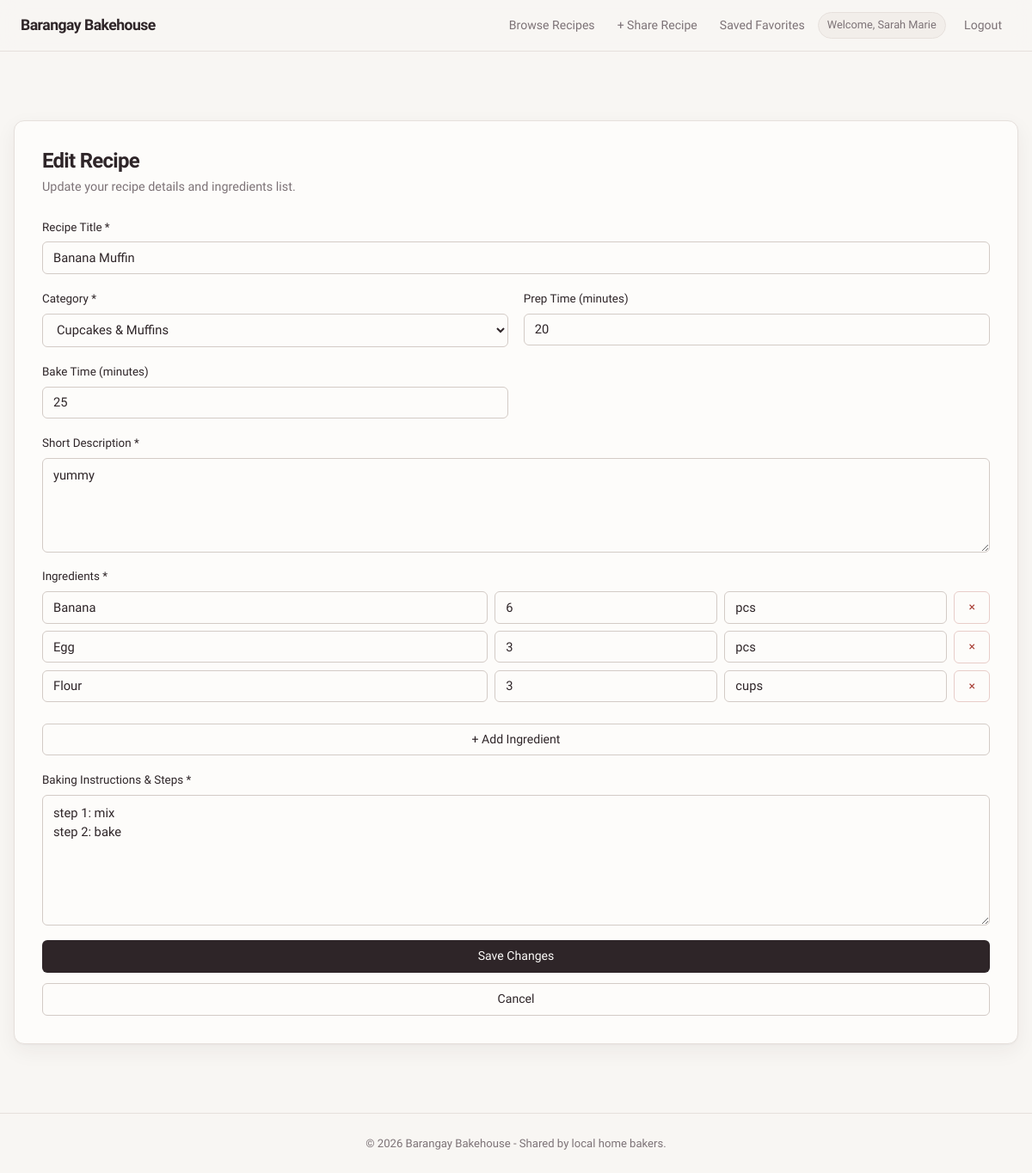
The app's page /edit_recipe.php?id=1 (signed in) with its own data.
### tables this page shows
CREATE TABLE `recipes` (
  `id` int(11) NOT NULL,
  `user_id` int(11) NOT NULL,
  `category_id` int(11) NOT NULL,
  `title` varchar(150) NOT NULL,
  `description` text NOT NULL,
  `servings` int(11) NOT NULL DEFAULT 4,
  `prep_time` int(11) NOT NULL DEFAULT 15,
  `bake_time` int(11) NOT NULL DEFAULT 30,
  `instructions` text NOT NULL,
  `created_at` timestamp NOT NULL DEFAULT current_timestamp(),
  `updated_at` timestamp NOT NULL DEFAULT current_timestamp() ON UPDATE current_timestamp()
);

CREATE TABLE `categories` (
  `id` int(11) NOT NULL,
  `name` varchar(50) NOT NULL,
  `description` text DEFAULT NULL,
  `created_at` timestamp NOT NULL DEFAULT current_timestamp()
);

CREATE TABLE `ingredients` (
  `id` int(11) NOT NULL,
  `recipe_id` int(11) NOT NULL,
  `item_name` varchar(100) NOT NULL,
  `quantity` decimal(8,2) NOT NULL,
  `unit` varchar(30) NOT NULL,
  `created_at` timestamp NOT NULL DEFAULT current_timestamp()
);

### db.php (called while the page is built, shortened)
<?php
function sanitize($data) {
    return htmlspecialchars(trim($data), ENT_QUOTES, 'UTF-8');
}
?>

### edit_recipe.php (the view, shortened to what this page needs)
<?php
require_once 'db.php';
$userId   = $_SESSION['user_id'];
$recipeId = (int)($_GET['id'] ?? 0);
$stmt = $pdo->prepare("SELECT * FROM recipes WHERE id = ? AND user_id = ?");
$stmt->execute([$recipeId, $userId]);
$recipe = $stmt->fetch();
$ingStmt = $pdo->prepare("SELECT * FROM ingredients WHERE recipe_id = ? ORDER BY id ASC");
$ingStmt->execute([$recipeId]);
$existingIngredients = $ingStmt->fetchAll();
$catStmt = $pdo->query("SELECT * FROM categories ORDER BY name ASC");
$categories = $catStmt->fetchAll();
?>
<!DOCTYPE html>
<html lang="en">
<head>
    <link rel="stylesheet" href="assets/css/style.css">
</head>
<body>
<?php require_once 'nav.php'; ?>
<main class="main-wrapper">
    <div class="form-container">
        <h2>Edit Recipe</h2>
        <p class="subtitle">Update your recipe details and ingredients list.</p>
        <form method="POST" action="edit_recipe.php?id=<?= $recipeId ?>" class="form-grid">
            <div class="form-group full-width">
                <label>Recipe Title *</label>
                <input type="text" name="title" value="<?= sanitize($recipe['title']) ?>" required>
            </div>
            <div class="form-group">
                <label>Category *</label>
                <select name="category_id" required>
                    <?php foreach ($categories as $cat): ?>
                        <option value="<?= $cat['id'] ?>" <?= $recipe['category_id'] == $cat['id'] ? 'selected' : '' ?>>
                            <?= sanitize($cat['name']) ?>
                        </option>
                    <?php endforeach; ?>
                </select>
            </div>
            <div class="form-group">
                <label>Prep Time (minutes)</label>
                <input type="number" name="prep_time" value="<?= (int)$recipe['prep_time'] ?>" min="0">
            </div>
            <div class="form-group">
                <label>Bake Time (minutes)</label>
                <input type="number" name="bake_time" value="<?= (int)$recipe['bake_time'] ?>" min="0">
            </div>
            <div class="form-group full-width">
                <label>Short Description *</label>
                <textarea name="description" rows="3" required><?= sanitize($recipe['description']) ?></textarea>
            </div>
            <div class="form-group full-width">
                <label>Ingredients *</label>
                <div id="ingContainer">
                    <?php foreach ($existingIngredients as $ing):
                        $valName = $ing['item_name'] ?? $ing['name'] ?? '';
                        $valQty  = $ing['quantity']  ?? $ing['qty']  ?? 0;
                        $valUnit = $ing['unit']      ?? '';
                    ?>
                        <div class="ing-row">
                            <input type="text" name="ing_name[]" value="<?= sanitize($valName) ?>" placeholder="Ingredient name" required>
                            <input type="number" step="0.01" name="ing_qty[]" value="<?= (float)$valQty ?>" placeholder="Qty" required>
                            <input type="text" name="ing_unit[]" value="<?= sanitize($valUnit) ?>" placeholder="Unit">
                            <button type="button" class="btn btn-danger remove-ing-btn">&times;</button>
                        </div>
                    <?php endforeach; ?>
                </div>
                <button type="button" id="addIngBtn" class="btn btn-secondary mt-10">+ Add Ingredient</button>
            </div>
            <div class="form-group full-width">
                <label>Baking Instructions & Steps *</label>
                <textarea name="instructions" rows="6" required><?= sanitize($recipe['instructions']) ?></textarea>
            </div>
            <div class="form-group full-width" style="display: flex; gap: 0.75rem;">
                <button type="submit" class="btn btn-primary">Save Changes</button>
                <a href="recipe_detail.php?id=<?= $recipeId ?>" class="btn btn-secondary">Cancel</a>
            </div>
        </form>
    </div>
</main>
<footer class="footer">
    <p>&copy; <?= date('Y') ?> Barangay Bakehouse - Shared by local home bakers.</p>
</footer>
</body>
</html>

### assets/css/style.css (style rules this page uses)
:root { --bg-main: #f8f6f3; --card-bg: #fdfcfa; --nav-bg: rgba(248, 246, 243, 0.82); --surface-sunken: #f2eeea; --text-dark: #2e2528; --text-muted: #7d7377; --border-color: #e6e0dc; --border-strong: #d3cbc6; --primary: #2e2528; --primary-hover: #4a3d41; --primary-soft: #efe9e5; --accent: #a8566c; --accent-soft: #f3e4e8; --accent-red: #b0506a; --badge-bg: #e7ede2; --badge-text: #4a5c42; --butter: #f3ecd4; --butter-text: #6e5b27; --font-body: 'Geist', system-ui, -apple-system, 'Segoe UI', 'Helvetica Neue', Arial, sans-serif; --font-display: 'Geist', system-ui, -apple-system, 'Segoe UI', 'Helvetica Neue', Arial, sans-serif; --radius-lg: 12px; --radius-md: 8px; --radius-sm: 6px; --radius-pill: 999px; --shadow-sm: 0 1px 2px rgba(46, 37, 40, 0.04); --shadow-md: 0 1px 2px rgba(46, 37, 40, 0.04), 0 8px 24px rgba(46, 37, 40, 0.06); }
* { box-sizing: border-box; margin: 0; padding: 0; }
body { font-family: var(--font-body); background-color: var(--bg-main); color: var(--text-dark); min-height: 100vh; display: flex; flex-direction: column; line-height: 1.6; font-size: 15px; -webkit-font-smoothing: antialiased; -moz-osx-font-smoothing: grayscale; }
h1, h2, h3 { font-family: var(--font-display); font-weight: 600; line-height: 1.2; letter-spacing: -0.03em; }
input, select, textarea, button { font-family: inherit; }
.main-wrapper { max-width: 1100px; width: 100%; margin: 2.5rem auto; padding: 0 1rem; flex: 1; }
.auth-card, .form-container { background: var(--card-bg); max-width: 420px; margin: 2.5rem auto; padding: 2rem; border-radius: var(--radius-lg); border: 1px solid var(--border-color); box-shadow: var(--shadow-md); }
.form-container { max-width: 750px; }
.auth-card h2, .form-container h2 { color: var(--text-dark); font-size: 1.5rem; margin-bottom: 0.3rem; }
.subtitle { color: var(--text-muted); font-size: 0.9rem; margin-bottom: 1.5rem; }
.form-grid { display: grid; grid-template-columns: 1fr 1fr; gap: 1.1rem; }
.full-width { grid-column: 1 / -1; }
.form-group { display: flex; flex-direction: column; gap: 0.4rem; }
.form-group label { font-size: 0.84rem; font-weight: 500; color: var(--text-dark); }
input, select, textarea { padding: 0.55rem 0.75rem; border: 1px solid var(--border-strong); border-radius: var(--radius-sm); font-size: 0.92rem; color: var(--text-dark); background-color: var(--card-bg); transition: border-color 0.15s, box-shadow 0.15s; }
input::placeholder, textarea::placeholder { color: #b0a5a9; }
textarea { resize: vertical; min-height: 110px; line-height: 1.5; }
.btn { padding: 0.5rem 1rem; border-radius: var(--radius-sm); border: 1px solid transparent; cursor: pointer; font-weight: 500; text-decoration: none; text-align: center; display: inline-block; font-size: 0.88rem; line-height: 1.4; transition: background-color 0.15s, border-color 0.15s, color 0.15s, transform 0.1s; }
.btn-primary { background: var(--primary); color: #fdfcfa; }
.btn-secondary { background: var(--card-bg); color: var(--text-dark); border-color: var(--border-strong); }
.btn-danger { background: var(--card-bg); color: #a63a30; border-color: #e8cdc9; }
.ing-row, .ingredient-row { display: grid; grid-template-columns: 2fr 1fr 1fr auto; gap: 0.5rem; margin-bottom: 0.5rem; align-items: center; }
.mt-10 { margin-top: 10px; }
.footer { text-align: center; padding: 1.5rem; background: transparent; color: var(--text-muted); font-size: 0.82rem; border-top: 1px solid var(--border-color); margin-top: auto; }
input, select, textarea, button { max-width: 100%; min-width: 0; }
h1, h2, h3, p, li, a, label, span, .description, .comment-body, .instructions-body, .recipe-desc, .author-meta, .meta-info, .user-welcome, .brand-logo { overflow-wrap: anywhere; word-break: break-word; }
.nav-container > *, .nav-links > *, .search-form > *, .form-grid > *, .form-group, .recipe-grid > *, .recipe-content-grid > *, .recipe-detail-header > *, .ing-row > *, .ingredient-row > *, .card-header > *, .comment-meta > *, .action-buttons > * { min-width: 0; }
.navbar, .nav-container, .main-wrapper, .hero-banner, .auth-card, .form-container, .filter-section, .recipe-card, .recipe-detail-container, .ingredients-card, .instructions-card, .comment-card, .comments-section, .empty-state, .footer { max-width: 100%; min-width: 0; }
html, body { max-width: 100%; overflow-x: clip; }

### records on screen
recipes: title "Banana Muffin", category_id "Cupcakes & Muffins", prep_time "20", bake_time "25", description "yummy", instructions "step 1: mix step 2: bake"
ingredients: item_name "Banana", quantity "6", unit "pcs"
ingredients: item_name "Egg", quantity "3", unit "pcs"
ingredients: item_name "Flour", quantity "3", unit "cups"

### other values on screen
$userName "Sarah Marie"
